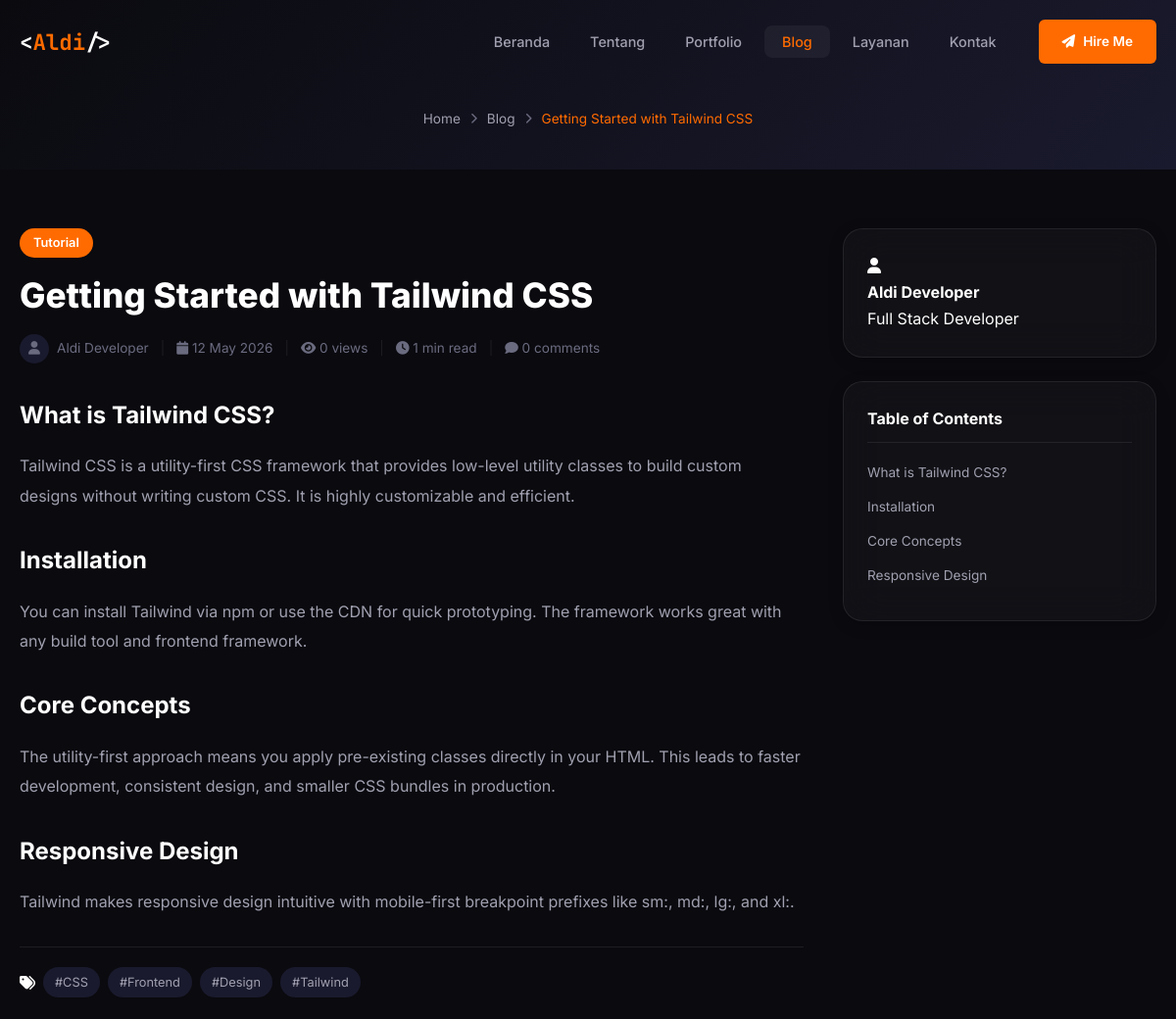
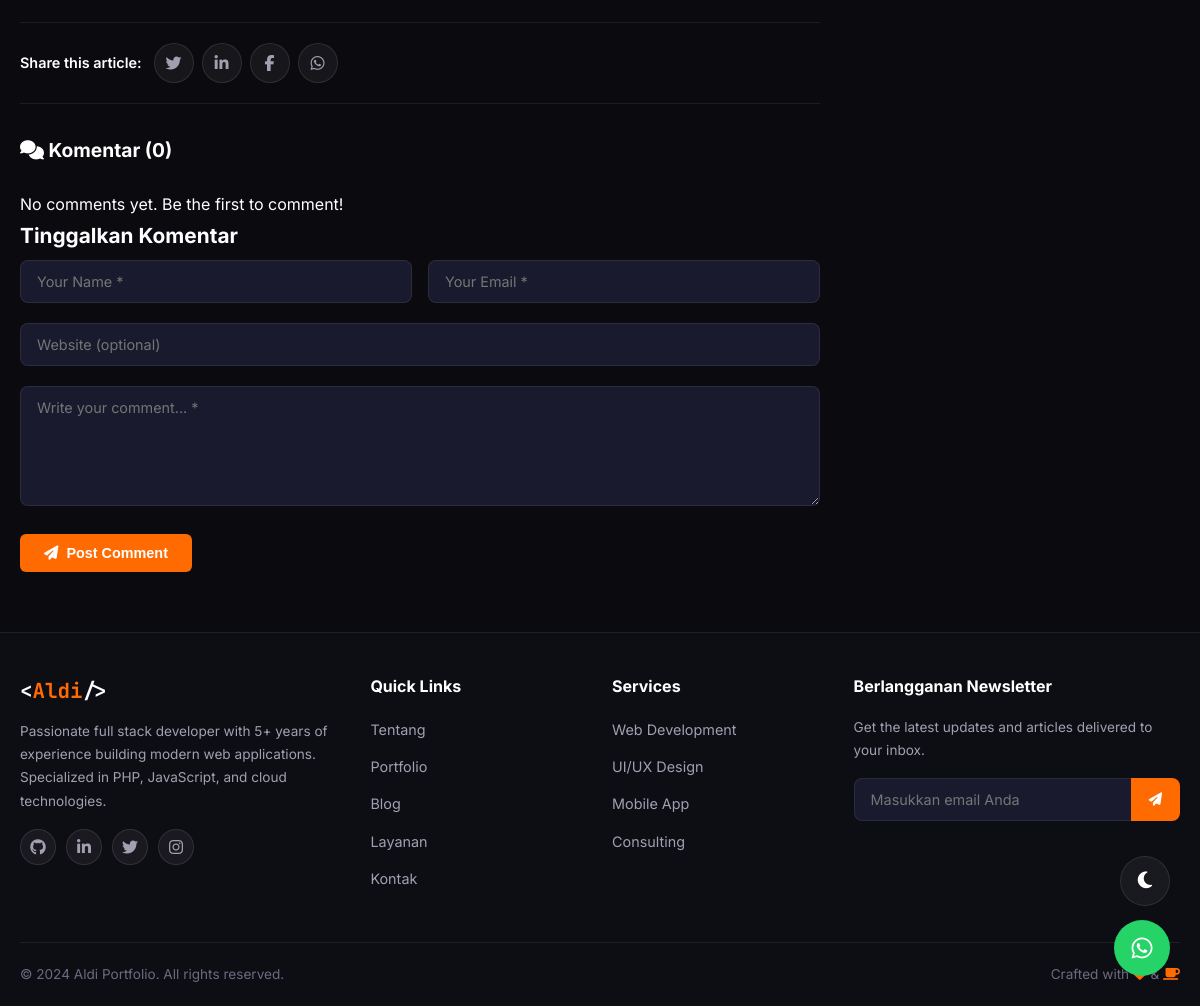
The app's page /blog/detail/getting-started-tailwind-css with its own data (2 pictures, top to bottom).
### tables this page shows
CREATE TABLE IF NOT EXISTS `blogs` (
    `id` INT UNSIGNED AUTO_INCREMENT PRIMARY KEY,
    `category_id` INT UNSIGNED DEFAULT NULL,
    `user_id` INT UNSIGNED DEFAULT NULL,
    `title` VARCHAR(200) NOT NULL,
    `slug` VARCHAR(220) NOT NULL UNIQUE,
    `excerpt` VARCHAR(500) DEFAULT NULL,
    `content` LONGTEXT NOT NULL,
    `thumbnail` VARCHAR(255) DEFAULT NULL,
    `tags` VARCHAR(500) DEFAULT NULL,
    `meta_title` VARCHAR(200) DEFAULT NULL,
    `meta_description` VARCHAR(300) DEFAULT NULL,
    `status` ENUM('draft', 'published', 'archived') DEFAULT 'draft',
    `is_featured` TINYINT(1) DEFAULT 0,
    `views` INT UNSIGNED DEFAULT 0,
    `published_at` DATETIME DEFAULT NULL,
    `created_at` TIMESTAMP DEFAULT CURRENT_TIMESTAMP,
    `updated_at` TIMESTAMP DEFAULT CURRENT_TIMESTAMP ON UPDATE CURRENT_TIMESTAMP,
    FOREIGN KEY (`category_id`) REFERENCES `categories`(`id`) ON DELETE SET NULL,
    FOREIGN KEY (`user_id`) REFERENCES `users`(`id`) ON DELETE SET NULL
);

CREATE TABLE IF NOT EXISTS `categories` (
    `id` INT UNSIGNED AUTO_INCREMENT PRIMARY KEY,
    `name` VARCHAR(100) NOT NULL,
    `slug` VARCHAR(120) NOT NULL UNIQUE,
    `type` ENUM('project', 'blog') NOT NULL DEFAULT 'project',
    `description` TEXT DEFAULT NULL,
    `color` VARCHAR(7) DEFAULT '#0066ff',
    `icon` VARCHAR(50) DEFAULT NULL,
    `sort_order` INT DEFAULT 0,
    `is_active` TINYINT(1) DEFAULT 1,
    `created_at` TIMESTAMP DEFAULT CURRENT_TIMESTAMP
);

CREATE TABLE IF NOT EXISTS `users` (
    `id` INT UNSIGNED AUTO_INCREMENT PRIMARY KEY,
    `username` VARCHAR(50) NOT NULL UNIQUE,
    `email` VARCHAR(100) NOT NULL UNIQUE,
    `password` VARCHAR(255) NOT NULL,
    `full_name` VARCHAR(100) NOT NULL,
    `avatar` VARCHAR(255) DEFAULT NULL,
    `role` ENUM('admin', 'editor') DEFAULT 'admin',
    `is_active` TINYINT(1) DEFAULT 1,
    `login_attempts` INT DEFAULT 0,
    `locked_until` DATETIME DEFAULT NULL,
    `last_login` DATETIME DEFAULT NULL,
    `remember_token` VARCHAR(255) DEFAULT NULL,
    `created_at` TIMESTAMP DEFAULT CURRENT_TIMESTAMP,
    `updated_at` TIMESTAMP DEFAULT CURRENT_TIMESTAMP ON UPDATE CURRENT_TIMESTAMP
);

### pages/blog-detail.php (the view, shortened to what the rows shown need)
<?php
$slug = get('slug') ?: '';
try {
    $post = db()->fetch(
        "SELECT b.*, c.name as category_name, c.slug as category_slug, u.full_name as author_name, u.avatar as author_avatar
         FROM blogs b
         LEFT JOIN categories c ON b.category_id = c.id
         LEFT JOIN users u ON b.user_id = u.id
         WHERE b.slug = ? AND b.status = 'published'",
        [$slug]
    );
} catch (Exception $e) {
    $post = null;
}
try {
    $comments = db()->fetchAll(
        "SELECT * FROM comments WHERE blog_id = ? AND is_approved = 1 AND parent_id IS NULL ORDER BY created_at DESC",
        [$post['id']]
    );
    $commentCount = db()->count('comments', 'blog_id = ? AND is_approved = 1', [$post['id']]);
} catch (Exception $e) {
    $comments = [];
    $commentCount = 0;
}
include TEMPLATES_PATH . '/header.php';
?>
<section class="page-header page-header-compact">
    <div class="container">
        <div class="breadcrumb" data-aos="fade-up">
            <a href="<?= baseUrl() ?>">Home</a>
            <span class="separator"><i class="fas fa-chevron-right"></i></span>
            <a href="<?= baseUrl('blog') ?>">Blog</a>
            <span class="separator"><i class="fas fa-chevron-right"></i></span>
            <span class="current"><?= truncateText(xssClean($post['title']), 40) ?></span>
        </div>
    </div>
</section>
<section class="section blog-detail-section">
    <div class="container">
        <div class="blog-detail-layout">
            <article class="blog-detail-main">
                <header class="article-header" data-aos="fade-up">
                    <a href="<?= baseUrl('blog?category=' . $post['category_slug']) ?>" class="article-category">
                        <?= xssClean($post['category_name'] ?? 'Article') ?>
                    </a>
                    <h1 class="article-title"><?= xssClean($post['title']) ?></h1>
                    <div class="article-meta">
                        <div class="author-info">
                            <div class="author-avatar-small">
                                <?php if (!empty($post['author_avatar'])): ?>
                                <img src="<?= uploadUrl($post['author_avatar']) ?>" alt="<?= xssClean($post['author_name']) ?>">
                                <?php else: ?>
                                <i class="fas fa-user"></i>
                                <?php endif; ?>
                            </div>
                            <span><?= xssClean($post['author_name'] ?? 'Admin') ?></span>
                        </div>
                        <span class="meta-separator">|</span>
                        <span><i class="fas fa-calendar"></i> <?= formatDate($post['published_at'], 'd M Y') ?></span>
                        <span class="meta-separator">|</span>
                        <span><i class="fas fa-eye"></i> <?= formatNumber($post['views']) ?> views</span>
                        <span class="meta-separator">|</span>
                        <span><i class="fas fa-clock"></i> <?= readingTime($post['content']) ?> min read</span>
                        <span class="meta-separator">|</span>
                        <span><i class="fas fa-comment"></i> <?= $commentCount ?> comments</span>
                    </div>
                </header>
                <div class="article-content" data-aos="fade-up">
                    <?= $post['content'] ?>
                </div>
                <?php if (!empty($post['tags'])): ?>
                <div class="article-tags" data-aos="fade-up">
                    <i class="fas fa-tags"></i>
                    <?php foreach (explode(',', $post['tags']) as $tag): ?>
                    <a href="<?= baseUrl('blog?tag=' . urlencode(trim($tag))) ?>" class="tag-item">
                        #<?= xssClean(trim($tag)) ?>
                    </a>
                    <?php endforeach; ?>
                </div>
                <?php endif; ?>
                <div class="article-share" data-aos="fade-up">
                    <span class="share-label">Share this article:</span>
                    <div class="share-buttons">
                        <a href="https://twitter.com/intent/tweet?url=<?= urlencode(baseUrl('blog/detail/' . $post['slug'])) ?>&text=<?= urlencode($post['title']) ?>"
                           target="_blank" class="share-btn twitter"><i class="fab fa-twitter"></i></a>
                        <a href="https://www.linkedin.com/sharing/share-offsite/?url=<?= urlencode(baseUrl('blog/detail/' . $post['slug'])) ?>"
                           target="_blank" class="share-btn linkedin"><i class="fab fa-linkedin-in"></i></a>
                        <a href="https://www.facebook.com/sharer/sharer.php?u=<?= urlencode(baseUrl('blog/detail/' . $post['slug'])) ?>"
                           target="_blank" class="share-btn facebook"><i class="fab fa-facebook-f"></i></a>
                        <a href="https://wa.me/?text=<?= urlencode($post['title'] . ' - ' . baseUrl('blog/detail/' . $post['slug'])) ?>"
                           target="_blank" class="share-btn whatsapp"><i class="fab fa-whatsapp"></i></a>
                    </div>
                </div>
                <div class="comments-section" id="comments" data-aos="fade-up">
                    <h3 class="comments-title">
                        <i class="fas fa-comments"></i> <?= lang('blog_comments') ?> (<?= $commentCount ?>)
                    </h3>
                    <div class="comments-list">
                        <?php if (empty($comments)): ?>
                        <p class="no-comments">No comments yet. Be the first to comment!</p>
                        <?php endif; ?>
                    </div>
                    <div class="comment-form-wrapper">
                        <h4 class="form-title"><?= lang('blog_leave_comment') ?></h4>
                        <form class="comment-form" id="comment-form" data-blog-id="<?= $post['id'] ?>">
                            <div class="form-row">
                                <div class="form-group">
                                    <input type="text" name="name" placeholder="Your Name *" required>
                                </div>
                                <div class="form-group">
                                    <input type="email" name="email" placeholder="Your Email *" required>
                                </div>
                            </div>
                            <div class="form-group">
                                <input type="url" name="website" placeholder="Website (optional)">
                            </div>
                            <div class="form-group">
                                <textarea name="content" rows="5" placeholder="Write your comment... *" required></textarea>
                            </div>
                            <button type="submit" class="btn btn-primary">
                                <i class="fas fa-paper-plane"></i> Post Comment
                            </button>
                        </form>
                    </div>
                </div>
            </article>
            <aside class="blog-sidebar">
                <div class="sidebar-widget glass author-widget" data-aos="fade-left">
                    <div class="author-card">
                        <div class="author-avatar-large">
                            <?php if (!empty($post['author_avatar'])): ?>
                            <img src="<?= uploadUrl($post['author_avatar']) ?>" alt="<?= xssClean($post['author_name']) ?>">
                            <?php else: ?>
                            <i class="fas fa-user"></i>
                            <?php endif; ?>
                        </div>
                        <h4><?= xssClean($post['author_name'] ?? 'Admin') ?></h4>
                        <p><?= getSetting('owner_title', 'Full Stack Developer') ?></p>
                    </div>
                </div>
                <div class="sidebar-widget glass toc-widget" data-aos="fade-left" data-aos-delay="100">
                    <h3 class="widget-title">Table of Contents</h3>
                    <nav class="toc-nav" id="toc-nav"></nav>
                </div>
            </aside>
        </div>
    </div>
</section>
<?php include TEMPLATES_PATH . '/footer.php'; ?>

### records on screen
blogs: title "Getting Started with Tailwind CSS", category.name "Tutorial", user.full_name "Aldi Developer", published_at "12 May 2026", views "0", content "1", content "What is Tailwind CSS? Tailwind CSS is a utility-first CSS framework that provides low-level utility classes to build custom designs without writing custom CSS. It is highly customizable and efficient. Installation You can install Tailwind via npm or use the CDN for quick prototyping. The framework works great with any build tool and frontend framework. Core Concepts The utility-first approach means you apply pre-existing classes directly in your HTML. This leads to faster development, consistent design, and smaller CSS bundles in production. Responsive Design Tailwind makes responsive design intuitive with mobile-first breakpoint prefixes like sm:, md:, lg:, and xl:.", tags "CSS", tags "Frontend", tags "Design", tags "Tailwind"

### other values on screen
getSetting('owner_name', 'Aldi') "Aldi"
lang('nav_home') "Beranda"
lang('nav_about') "Tentang"
lang('nav_portfolio') "Portfolio"
lang('nav_blog') "Blog"
lang('nav_services') "Layanan"
lang('nav_contact') "Kontak"
$commentCount "0"
lang('blog_comments') "Komentar"
lang('blog_leave_comment') "Tinggalkan Komentar"
getSetting('owner_title', 'Full Stack Developer') "Full Stack Developer"
lang('footer_newsletter') "Berlangganan Newsletter"
